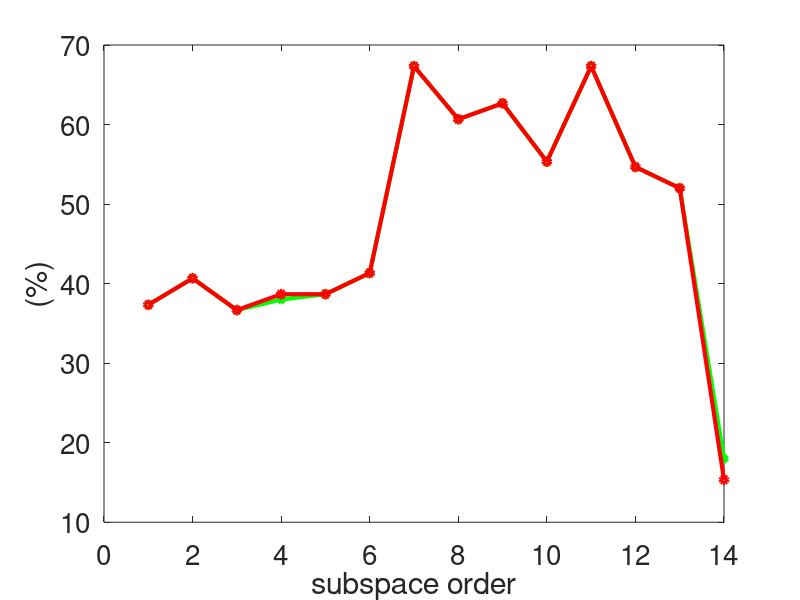

Source code (MATLAB):
clear all
clc
close all
p=1:14;

PM = [37.3333   40.6667   36.6667   38.0000   38.6667   41.3333   67.3333   60.6667   62.6667   55.3333   67.3333   54.6667   52.0000   18.0000];
BC = [37.3333   40.6667   36.6667   38.6667   38.6667   41.3333   67.3333   60.6667   62.6667   55.3333   67.3333   54.6667   52.0000   15.3333];


plot(p,PM, '-gd', 'LineWidth',3,'MarkerSize',5);
hold on
plot(p,BC, '-ro', 'LineWidth',3,'MarkerSize',5);
%title('Grassmann Manifolds','FontSize',30)
ylabel('(%)','FontSize',20)
xlabel('subspace order','FontSize',20)
set(gca,'FontSize',20); 

%Home
print('/media/johanna/HD1T/latex-svn/study-paper-report/v2/images/Grass_varying_p', '-dpng','-r300');